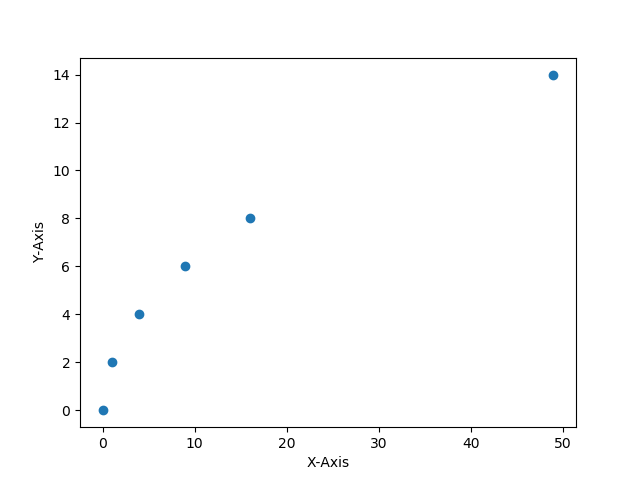

Recreate this plot in Python.
import matplotlib.pyplot as plt
import numpy

"""Scatter Plot"""
xList = [0, 1, 4, 9, 16, 49]
yList = [0, 2, 4, 6, 8, 14]
xArray = numpy.array(xList)
yArray = numpy.array(yList)
plt.scatter(xArray, yArray)
plt.xlabel("X-Axis")
plt.ylabel("Y-Axis")
plt.show()
